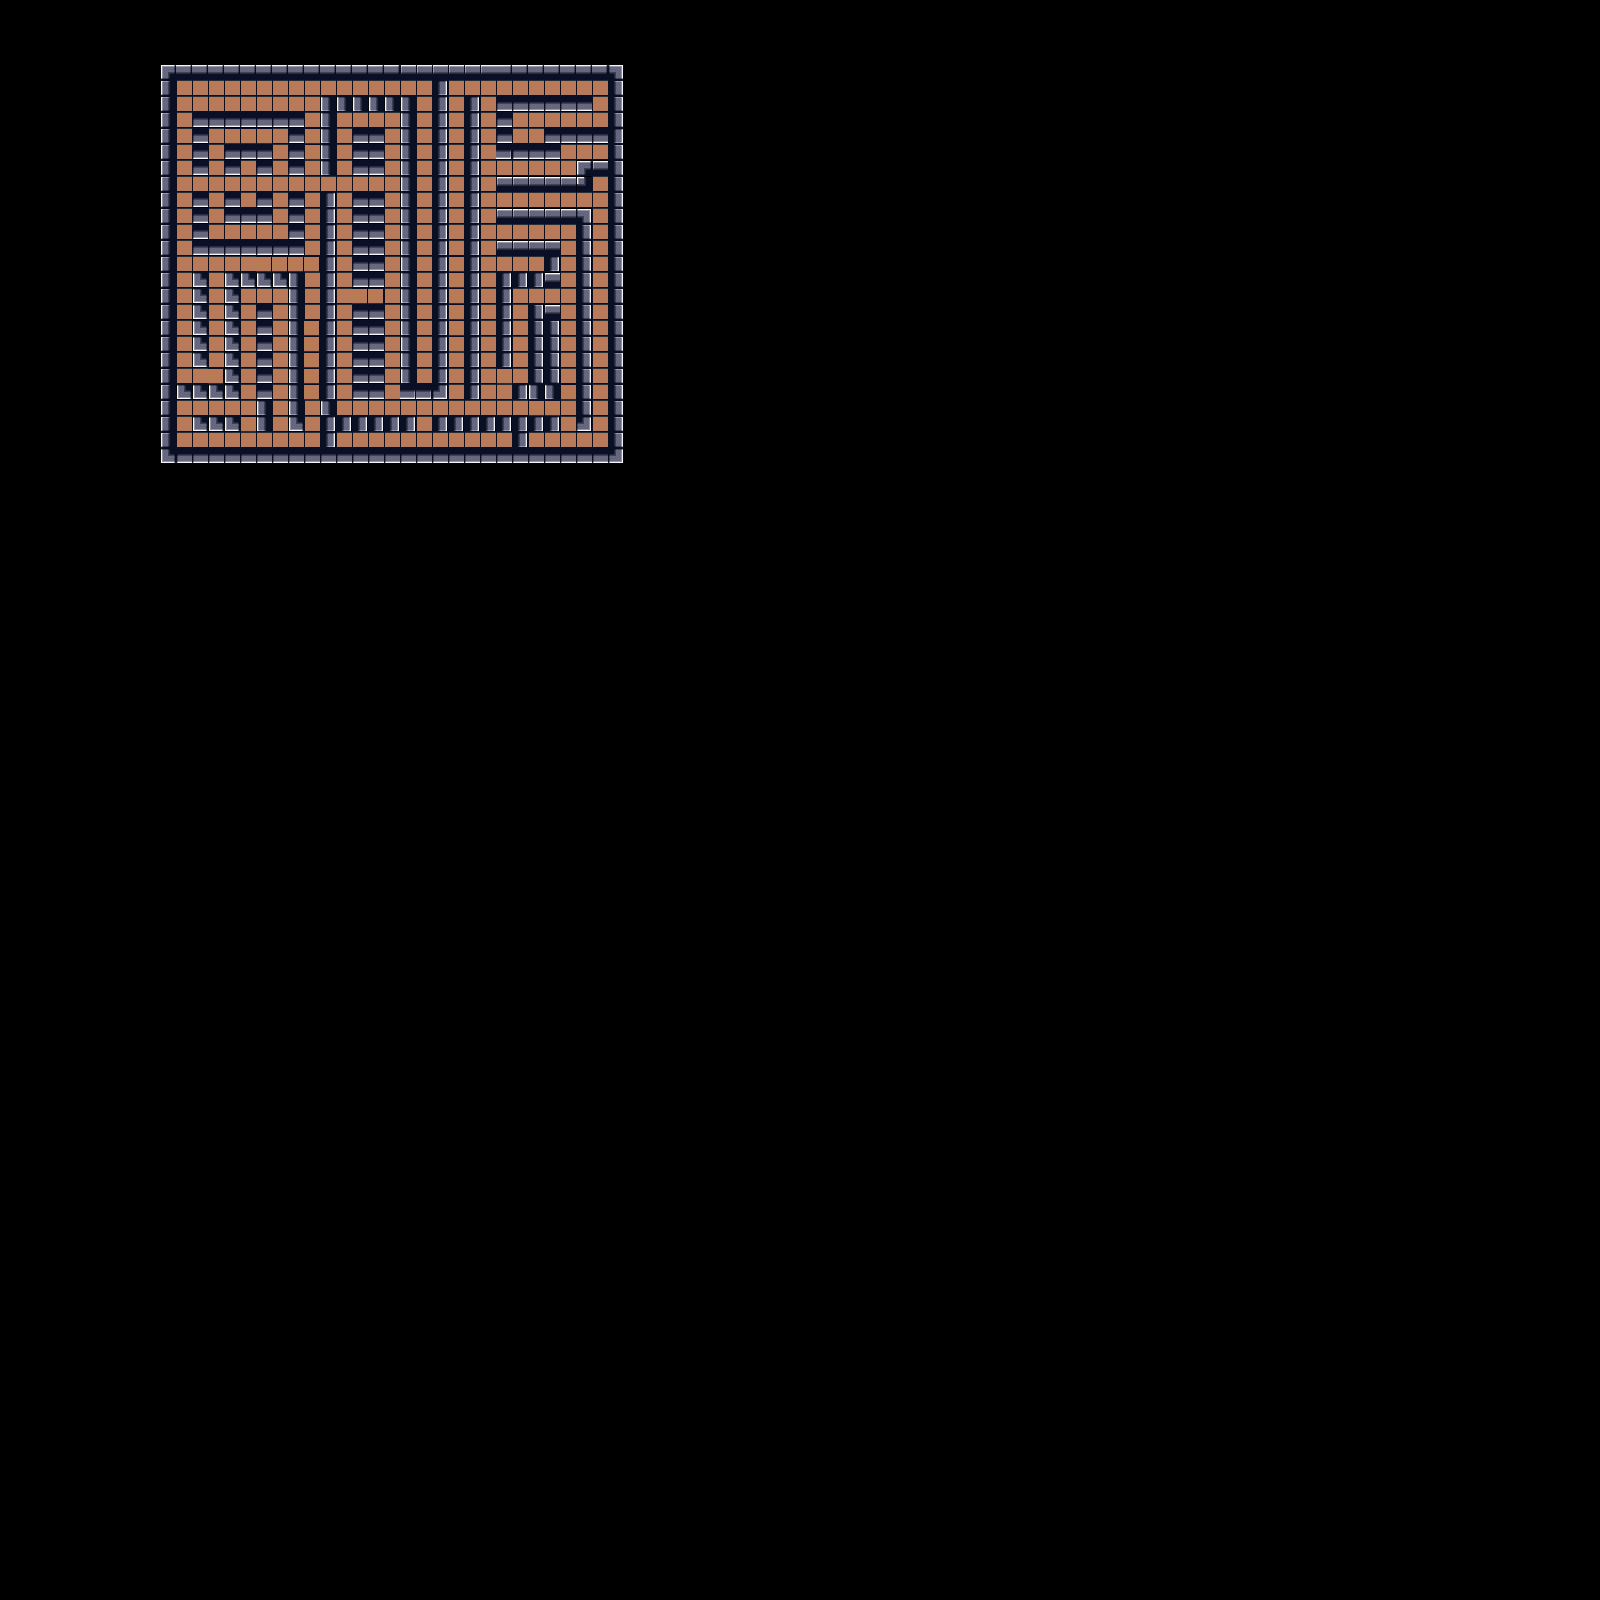

Tiled map render using the project's own tile images. Description and the map definition, with tile-layer contents summarised, below:
An orthogonal 100x100 tile map with 16x16 px tiles, 2 tile layers (collision, tiles), 4 hidden layers not drawn, 5 tilesets.

<map version="1.0" orientation="orthogonal" width="100" height="100" tilewidth="16" tileheight="16">
 <tileset firstgid="1" name="tiles" tilewidth="16" tileheight="16">
  <image source="tiles.png" width="262" height="64" />
 </tileset>
 <tileset firstgid="65" name="collision" tilewidth="16" tileheight="16">
  <image source="collision.png" width="80" height="32" />
  <tile id="0">
   <properties>
    <property name="collide" value="true" />
   </properties>
  </tile>
 </tileset>
 <tileset firstgid="75" name="key" tilewidth="16" tileheight="16">
  <image source="key.png" trans="ff00ff" width="16" height="16" />
  <tile id="0">
   <properties>
    <property name="keyed" value="true" />
   </properties>
  </tile>
 </tileset>
 <tileset firstgid="76" name="door" tilewidth="16" tileheight="16">
  <image source="doors.png" trans="ff00ff" width="64" height="16" />
  <tile id="0">
   <properties>
    <property name="doored" value="true" />
   </properties>
  </tile>
  <tile id="1">
   <properties>
    <property name="doored" value="true" />
   </properties>
  </tile>
  <tile id="2">
   <properties>
    <property name="doored" value="true" />
   </properties>
  </tile>
  <tile id="3">
   <properties>
    <property name="doored" value="true" />
   </properties>
  </tile>
 </tileset>
 <tileset firstgid="80" name="end" tilewidth="16" tileheight="16">
  <image source="flashy.png" trans="ff00ff" width="48" height="16" />
  <tile id="1">
   <properties>
    <property name="ended" value="true" />
   </properties>
  </tile>
 </tileset>
 <layer name="oldkeys" width="100" height="100" visible="0">
  <data>[10000 cells, 0 non-empty, 0 distinct tile ids]</data>
 </layer>
 <layer name="collision" width="100" height="100">
  <properties>
   <property name="collide" value="true" />
  </properties>
  <data>[10000 cells, 380 non-empty, 1 distinct tile ids]</data>
 </layer>
 <layer name="tiles" width="100" height="100">
  <data>[10000 cells, 725 non-empty, 16 distinct tile ids]</data>
 </layer>
 <layer name="key" width="100" height="100" visible="0">
  <data>[10000 cells, 0 non-empty, 0 distinct tile ids]</data>
 </layer>
 <layer name="door" width="100" height="100" visible="0">
  <data>[10000 cells, 0 non-empty, 0 distinct tile ids]</data>
 </layer>
 <layer name="end" width="100" height="100" visible="0">
  <data>[10000 cells, 1 non-empty, 1 distinct tile ids]</data>
 </layer>
</map>
